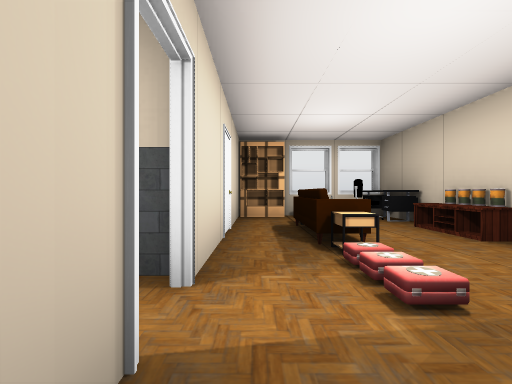
view 1 (above)

24 first-person views from a walk through a 3-D level made in the Unity game engine. The camera is 1.2 m above the floor, looks level and sees 90° across. Doors are open. The floor is counted in squares, 2 m on a side. Each view is taken from the middle of a square. On the plan, view 1 faces up. The plan holds only what a view shows up to about 9 squares ahead; the rest is blank. The place goes on beyond the plan. The player is left out. Some animated figures are not drawn. Some surface patterns are stand-ins.

view 2
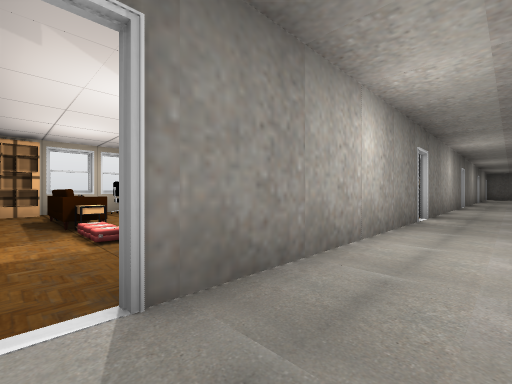

view 3
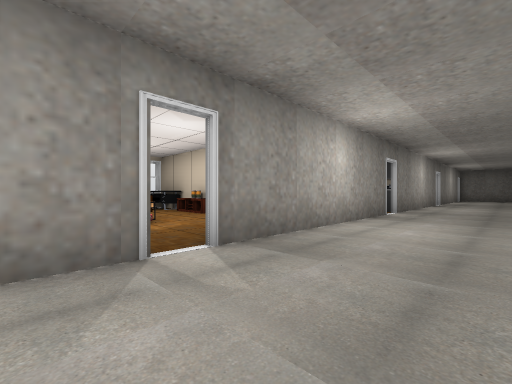

view 4
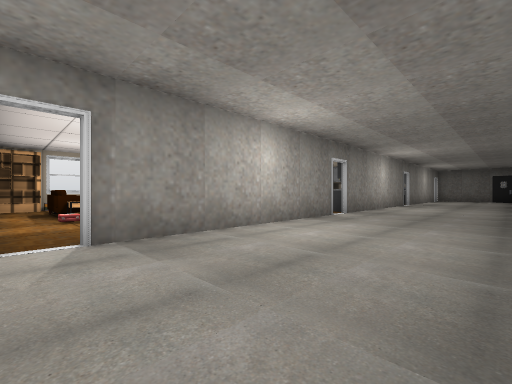

view 5
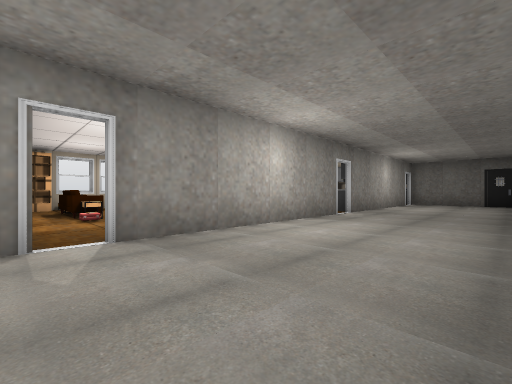

view 6
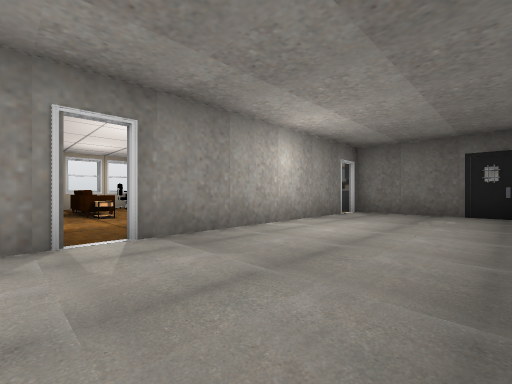

view 7
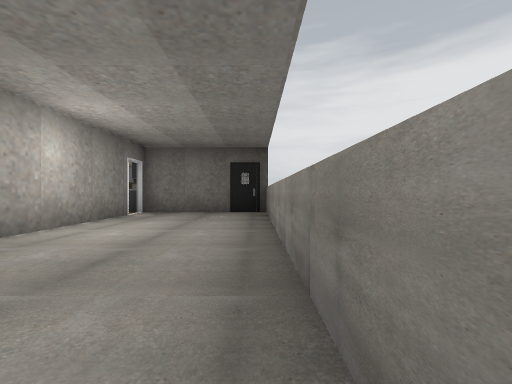

view 8
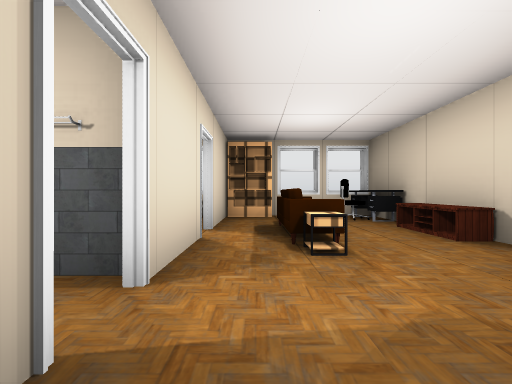

view 9
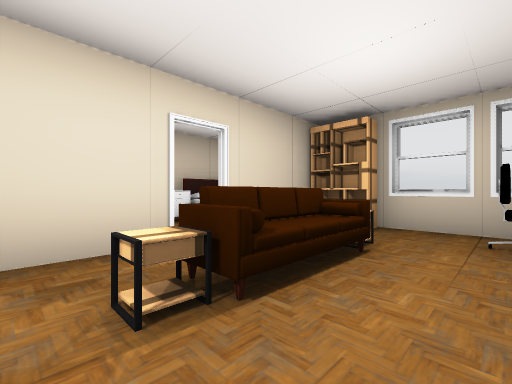

view 10
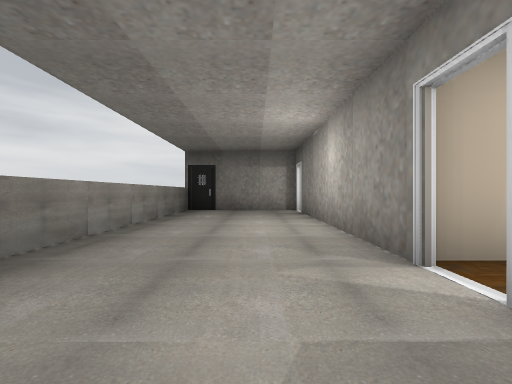

view 11
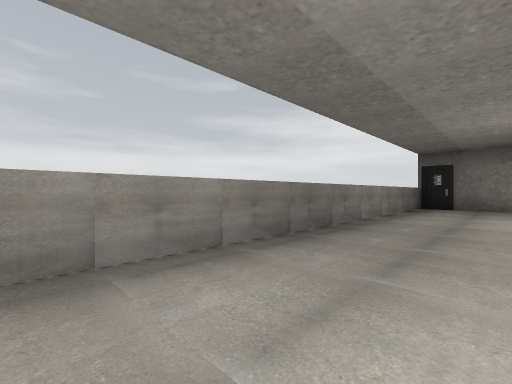

view 12
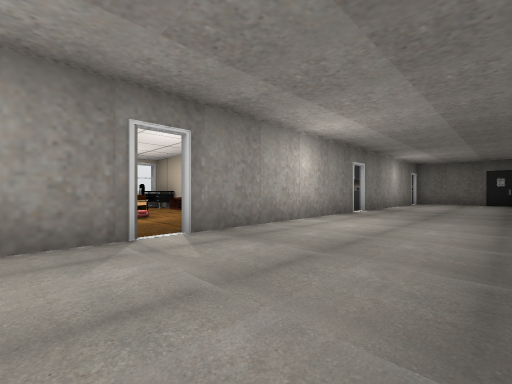

view 13
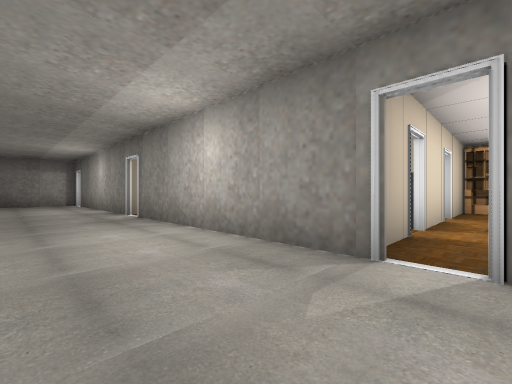

view 14
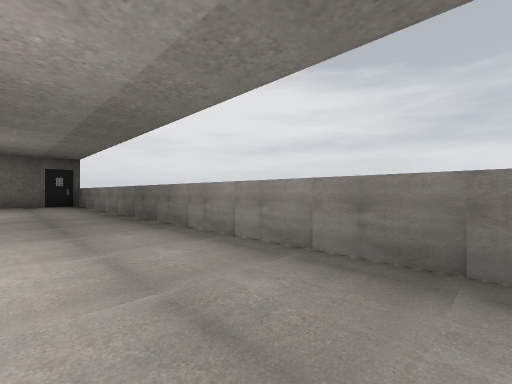

view 15
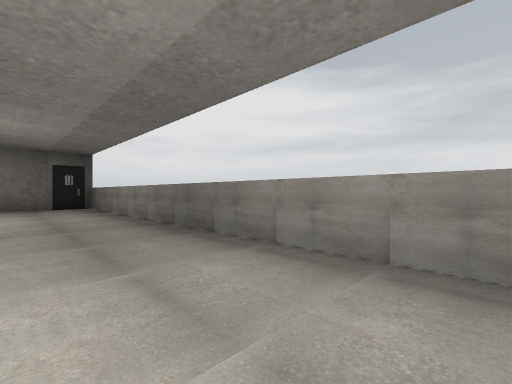

view 16
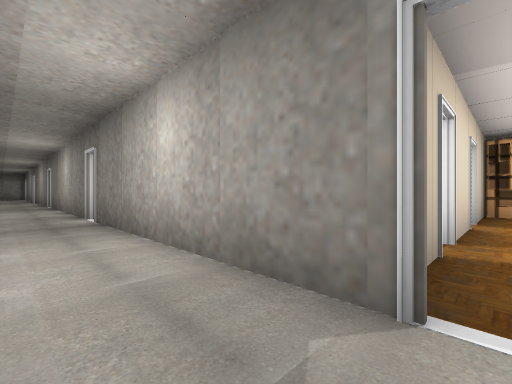

view 17
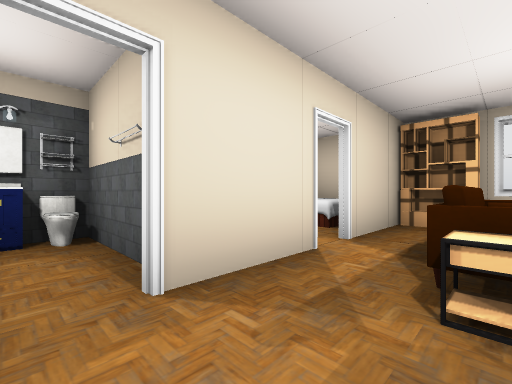

view 18
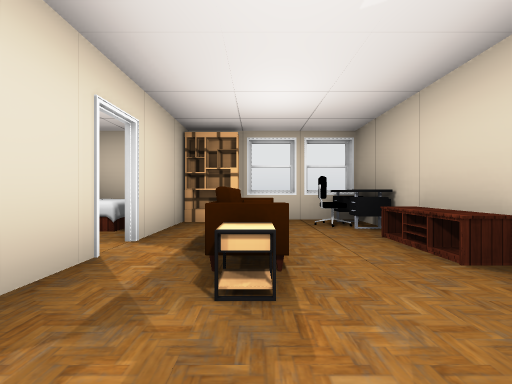

view 19
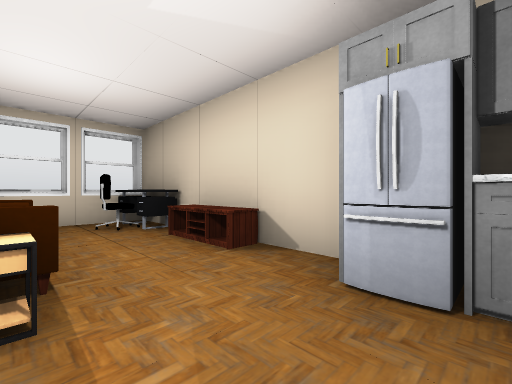

view 20
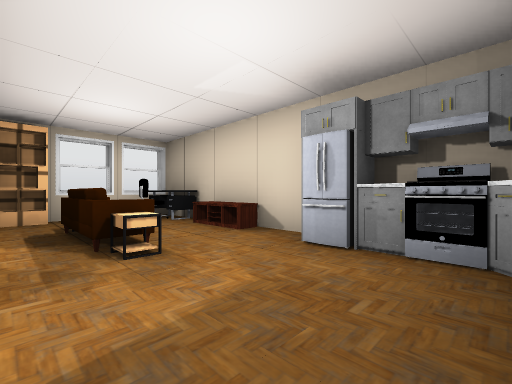

view 21
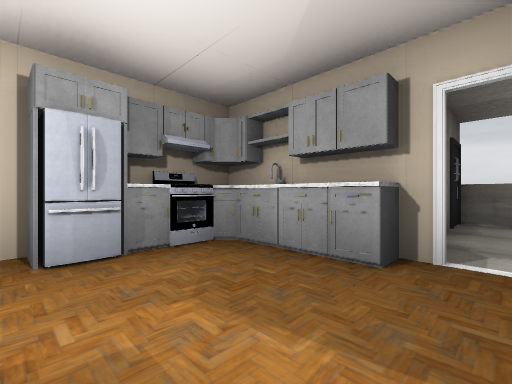

view 22
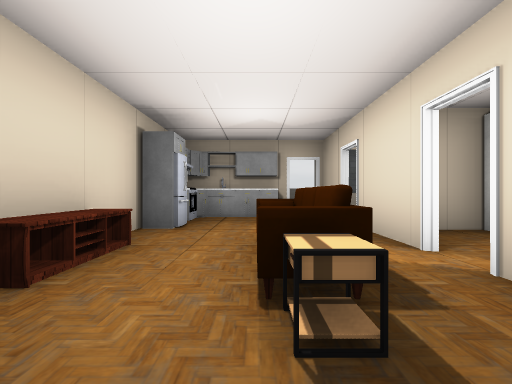

view 23
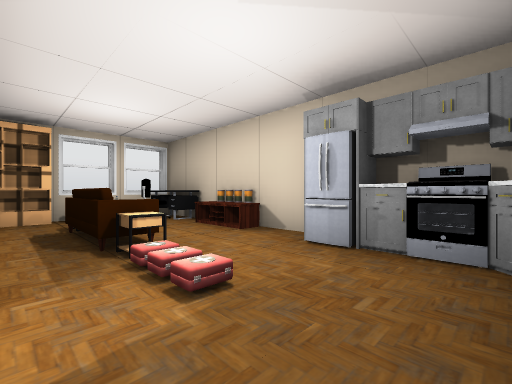

view 24
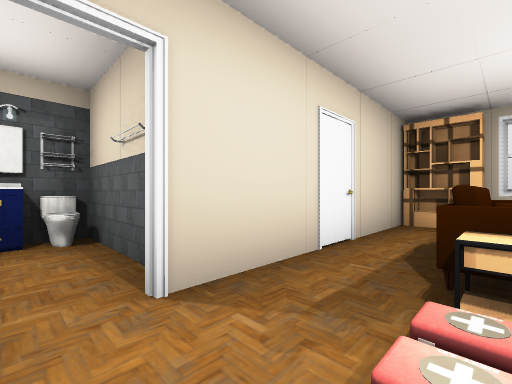

### Floor plan
Key: @ floor where view 1 was taken; # wall or solid block; . floor; / step, stairs or slope; D open door; = window, fence, low wall or low ledge; ^ raised ledge; S shelf; F sofa; T table; B bed; R dresser; I toilet; C chair; A cabinet; G fridge; E stove; L closet; O other object.
Columns run from 3 left of view 1 to 28 right of it. Each row starts with its distance up from view 1.
  7    ####  ###   ###   ##^########
  6    S.O#  SS    #S  BB#S.O#BBS.C#
  5    . .#     ^  #  ^#B#.T.#BB. .#
  4   #.FTO  DF.T  DFFOR.D.FT  DDF.T
  3   #.T.O   O.T  #OOO .#.T.# #.T.#
  2 I# ./.#   O.    O. L# ...I# ....
  1  =DD.G   D..   D..   D..G =DD.AG
  0    @  E  #     # #   #.# E #.# E
 -1   #D.....DD....DD.....D.....D###
 -2   #..........................#
 -3   #..........................#
 -4   #..........................#
 -5    ###########  #############

Positions as (right, up) in squares from view 1, and headings:
1: (0, 0), facing up
2: (0, -2), facing up-right
3: (5, -3), facing up-right
4: (6, -4), facing up-right
5: (12, -4), facing up-right
6: (18, -4), facing up-right
7: (18, -4), facing right
8: (19, 0), facing up
9: (21, 2), facing up-left
10: (8, -2), facing left
11: (10, -2), facing down-left
12: (11, -4), facing up-right
13: (13, -3), facing up-left
14: (13, -2), facing down-right
15: (15, -2), facing down-right
16: (25, -2), facing up-left
17: (26, 1), facing up-left
18: (26, 1), facing up
19: (26, 1), facing up-right
20: (25, 0), facing up-right
21: (25, 2), facing down-right
22: (20, 6), facing down
23: (0, 0), facing up-right
24: (1, 1), facing up-left
